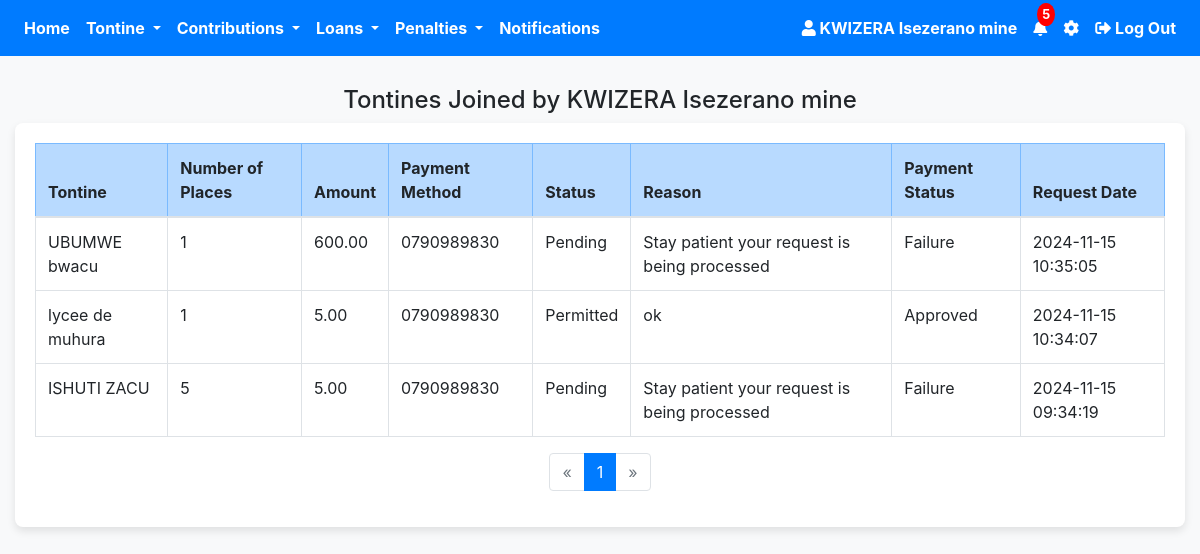
Before: /joined_tontine.php (signed in) with the older database file.
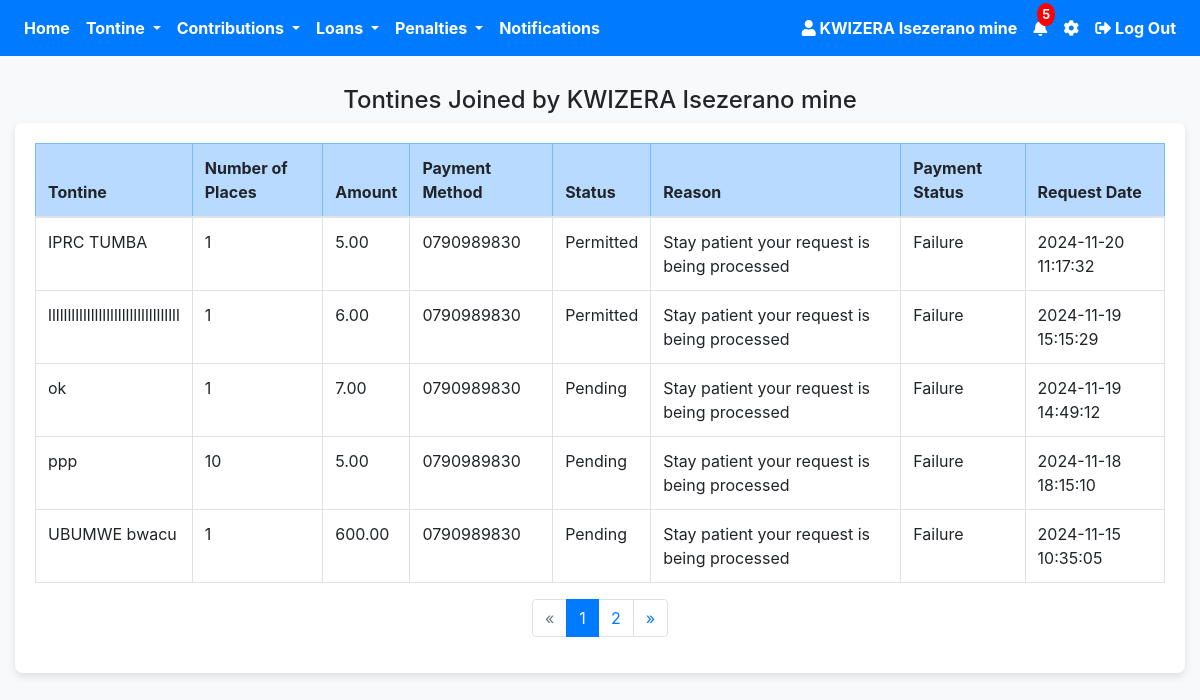
After: the same page with the newer database file.
### tables this page shows
CREATE TABLE `tontine_join_requests` (
  `id` int(11) NOT NULL,
  `user_id` int(11) NOT NULL,
  `tontine_id` int(11) NOT NULL,
  `number_place` int(11) NOT NULL,
  `amount` decimal(10,2) NOT NULL,
  `payment_method` varchar(20) DEFAULT NULL,
  `terms` tinyint(1) NOT NULL,
  `transaction_ref` varchar(255) NOT NULL,
  `request_date` timestamp NOT NULL DEFAULT current_timestamp(),
  `status` enum('Pending','Approved','Failure','Permitted','Rejected') DEFAULT 'Pending',
  `reason` varchar(255) NOT NULL,
  `payment_status` enum('Pending','Failure','Approved') DEFAULT 'Pending'
);

CREATE TABLE `tontine` (
  `id` int(11) NOT NULL,
  `tontine_name` varchar(255) NOT NULL,
  `logo` varchar(255) DEFAULT NULL,
  `join_date` date NOT NULL,
  `province` varchar(100) NOT NULL,
  `district` varchar(100) NOT NULL,
  `sector` varchar(100) NOT NULL,
  `total_contributions` decimal(10,2) NOT NULL,
  `occurrence` enum('Daily','Weekly','Monthly') NOT NULL,
  `time` time DEFAULT NULL,
  `day` enum('Monday','Tuesday','Wednesday','Thursday','Friday','Saturday','Sunday') DEFAULT NULL,
  `date` date DEFAULT NULL,
  `created_at` timestamp NOT NULL DEFAULT current_timestamp(),
  `user_id` int(11) DEFAULT NULL,
  `role` varchar(30) NOT NULL,
  `purpose` varchar(255) NOT NULL,
  `rules` varchar(255) NOT NULL,
  `status` enum('Not Justified','Justification Request sent','Justified','Rejected') DEFAULT 'Not Justified',
  `reason` varchar(255) NOT NULL,
  `interest` decimal(10,2) NOT NULL DEFAULT 0.00,
  `payment_frequency` enum('Monthly','Weekly') NOT NULL,
  `frequent_payment_date` date DEFAULT NULL,
  `frequent_payment_day` enum('Monday','Tuesday','Wednesday','Thursday','Friday','Saturday','Sunday') DEFAULT NULL,
  `late_contribution_penalty` int(50) NOT NULL
);

### joined_tontine.php (the view, shortened to what the changed rows need)
<?php
require 'config.php';
$user_id = $_SESSION['user_id'];
$limit = 5;
$page = isset($_GET['page']) ? (int)$_GET['page'] : 1;
$offset = ($page - 1) * $limit;
$joinRequestsStmt = $pdo->prepare("SELECT tjr.transaction_ref, tjr.id, tjr.id, tjr.number_place, tjr.amount, tjr.payment_method, tjr.status, tjr.request_date, t.tontine_name,tjr.reason , tjr.payment_status
    FROM tontine_join_requests tjr
    JOIN tontine t ON tjr.tontine_id = t.id
    WHERE tjr.user_id = :user_id
    ORDER BY tjr.request_date DESC
    LIMIT :limit OFFSET :offset");
$joinRequestsStmt->bindParam(':user_id', $user_id, PDO::PARAM_INT);
$joinRequestsStmt->bindParam(':limit', $limit, PDO::PARAM_INT);
$joinRequestsStmt->bindParam(':offset', $offset, PDO::PARAM_INT);
$joinRequestsStmt->execute();
$joinRequests = $joinRequestsStmt->fetchAll(PDO::FETCH_ASSOC);
$totalRequestsStmt = $pdo->prepare("SELECT COUNT(*) FROM tontine_join_requests WHERE user_id = :user_id");
$totalRequestsStmt->execute(['user_id' => $user_id]);
$totalRequests = $totalRequestsStmt->fetchColumn();
$totalPages = ceil($totalRequests / $limit);
?>
<!DOCTYPE html>
<html lang="en">
<head>
    <link rel="stylesheet" href="https://stackpath.bootstrapcdn.com/bootstrap/4.5.2/css/bootstrap.min.css">
    <link rel="stylesheet" href="https://cdnjs.cloudflare.com/ajax/libs/font-awesome/5.15.4/css/all.min.css">
</head>
<body>
    <div class="container ">
        <div class="table-container">
            <?php if (!empty($joinRequests)): ?>
                <table class="table table-bordered ">
                    <thead>
                        <tr class="table-primary">
                            <th>Tontine</th>
                            <th>Number of Places</th>
                            <th>Amount</th>
                            <th>Payment Method</th>
                            <th>Status</th>
                            <th>Reason</th>
                            <th>Payment Status</th>
                            <th>Request Date</th>
                        </tr>
                    </thead>
                    <tbody>
                        <?php foreach ($joinRequests as $request): ?>
                            <tr>
                                <td><?php echo htmlspecialchars($request['tontine_name']); ?></td>
                                <td><?php echo htmlspecialchars($request['number_place']); ?></td>
                                <td><?php echo htmlspecialchars($request['amount']); ?></td>
                                <td><?php echo htmlspecialchars($request['payment_method']); ?></td>
                                <td><?php echo htmlspecialchars($request['status']); ?></td>
                                <td><?php echo htmlspecialchars($request['reason']);?></td>
                                <td><?php echo htmlspecialchars($request['payment_status']); ?></td>
                                <td><?php echo htmlspecialchars($request['request_date']); ?></td>
                            </tr>
                        <?php endforeach; ?>
                    </tbody>
                </table>
                <nav aria-label="Page navigation example">
                    <ul class="pagination justify-content-center">
                        <li class="page-item <?php echo ($page == 1) ? 'disabled' : ''; ?>">
                            <a class="page-link" href="joined_tontine.php?page=<?php echo $page - 1; ?>" aria-label="Previous">
                                <span aria-hidden="true">&laquo;</span>
                            </a>
                        </li>
                        <?php for ($i = 1; $i <= $totalPages; $i++): ?>
                            <li class="page-item <?php echo ($page == $i) ? 'active' : ''; ?>">
                                <a class="page-link" href="joined_tontine.php?page=<?php echo $i; ?>"><?php echo $i; ?></a>
                            </li>
                        <?php endfor; ?>
                        <li class="page-item <?php echo ($page == $totalPages) ? 'disabled' : ''; ?>">
                            <a class="page-link" href="joined_tontine.php?page=<?php echo $page + 1; ?>" aria-label="Next">
                                <span aria-hidden="true">&raquo;</span>
                            </a>
                        </li>
                    </ul>
                </nav>
            <?php else: ?>
                <p class="text-center">No tontines joined yet.</p>
            <?php endif; ?>
        </div>
    </div>
</body>
</html>

Changed rows visible on the page:
no longer on this page (row edited): tontine_join_requests: tontine.tontine_name "lycee de muhura", number_place "1", amount "5.00", payment_method "0790989830", status "Permitted", reason "ok", payment_status "Approved", request_date "2024-11-15 10:34:07"
no longer on this page (row unchanged): tontine_join_requests: tontine.tontine_name "ISHUTI ZACU", number_place "5", amount "5.00", payment_method "0790989830", status "Pending", reason "Stay patient your request is being processed", payment_status "Failure", request_date "2024-11-15 09:34:19"
added tontine_join_requests: tontine.tontine_name "IPRC TUMBA", number_place "1", amount "5.00", payment_method "0790989830", status "Permitted", reason "Stay patient your request is being processed", payment_status "Failure", request_date "2024-11-20 11:17:32"
added tontine_join_requests: tontine.tontine_name "llllllllllllllllllllllllllllllllll", number_place "1", amount "6.00", payment_method "0790989830", status "Permitted", reason "Stay patient your request is being processed", payment_status "Failure", request_date "2024-11-19 15:15:29"
added tontine_join_requests: tontine.tontine_name "ok", number_place "1", amount "7.00", payment_method "0790989830", status "Pending", reason "Stay patient your request is being processed", payment_status "Failure", request_date "2024-11-19 14:49:12"
added tontine_join_requests: tontine.tontine_name "ppp", number_place "10", amount "5.00", payment_method "0790989830", status "Pending", reason "Stay patient your request is being processed", payment_status "Failure", request_date "2024-11-18 18:15:10"
Other visible differences:
new list line: "2"
